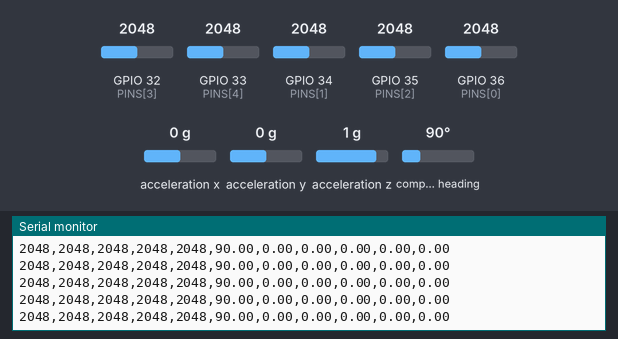
Recording of a sketch running on a simulated ESP32. On the bench: the last lines printed to the serial monitor. The inputs (shaded band) are chosen by the test bench; at power-on: acceleration x 0 g, GPIO 32 (PINS[3]) = 2048, GPIO 33 (PINS[4]) = 2048, GPIO 34 (PINS[1]) = 2048, GPIO 35 (PINS[2]) = 2048, GPIO 36 (PINS[0]) = 2048, acceleration y 0 g, acceleration z 1 g, compass heading 90°. Nothing arrives over Bluetooth unless stated; a phone connects over Bluetooth LE 3 s after start.

Above: at 1.2 s.
1.3 s: acceleration x set to -1.4 g
At 1.67 s:
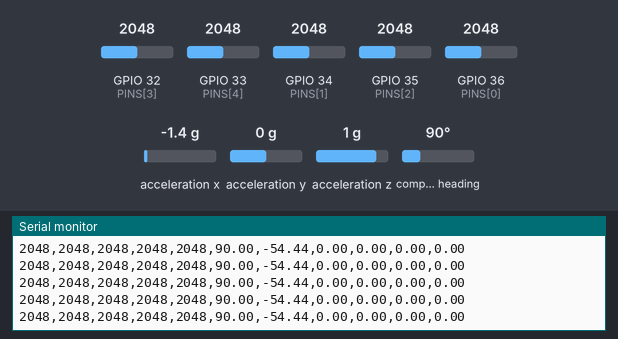
2.8 s: GPIO 32 (PINS[3]) set to 2866
At 2.99 s:
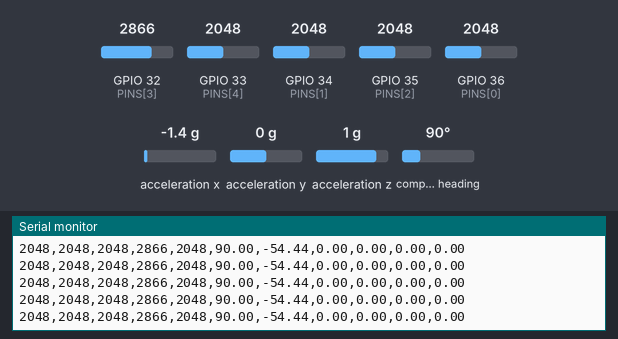
4.3 s: GPIO 33 (PINS[4]) set to 2866
At 4.41 s:
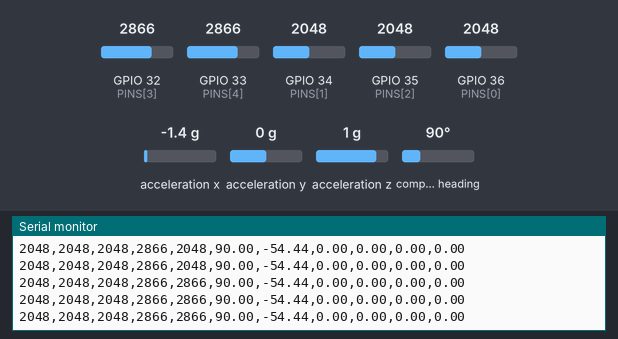
5.8 s: GPIO 34 (PINS[1]) set to 2866
At 5.82 s:
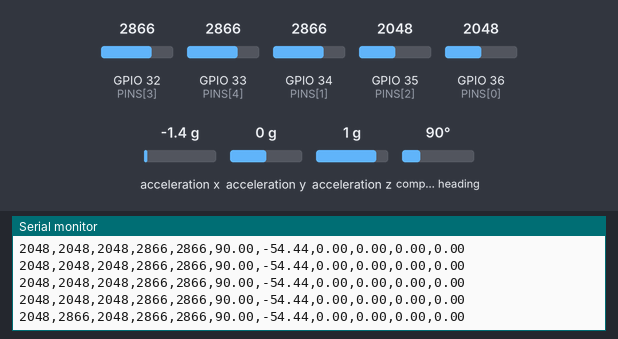
7.3 s: GPIO 35 (PINS[2]) set to 2866
At 7.32 s:
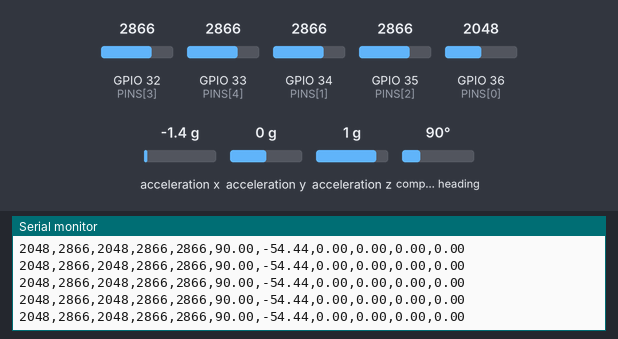
8.8 s: GPIO 36 (PINS[0]) set to 2866
At 8.85 s:
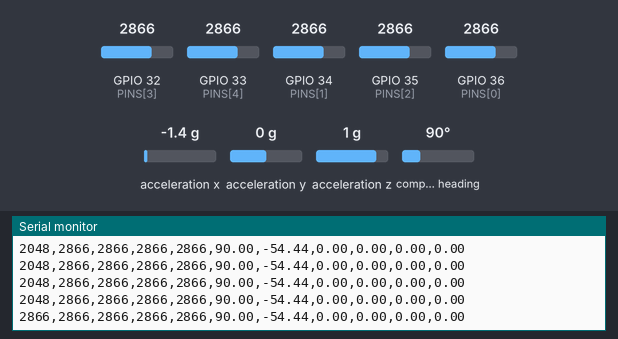

The sketch:

signsuara_glove.ino
```cpp
// SignSuara glove: USB Serial CSV (unchanged, used by record_v2.py / live_v2.py) + BLE.
//
// BLE: device "SignSuara-Glove", one NOTIFY characteristic, one notification per row (25 Hz):
//   seq,thumb,index,middle,ring,pinky,yaw,pitch,roll,ax,ay,az
// = the exact Serial line with a row number (seq) in front and no newline.
// seq counts every row since power-on, so a gap in seq means the app missed rows.
// A row is up to ~85 bytes but the default BLE packet is only 20, so the phone MUST request
// a bigger MTU (>= 100). If it doesn't, rows arrive cut off, and the app must reject them.
//
// Arduino IDE: keep Tools > Core Debug Level = "None", or BLE log lines appear on Serial.

#include <Wire.h>
#include <Adafruit_Sensor.h>
#include <Adafruit_BNO055.h>
#include <BLEDevice.h>
#include <BLEServer.h>
#include <BLE2902.h>

const int PINS[5] = {36, 34, 35, 32, 33}; // thumb, index, middle, ring, pinky
Adafruit_BNO055 bno = Adafruit_BNO055(55, 0x28, &Wire);
unsigned long lastSample = 0;
int zeroCount = 0;

// ---------- BLE (new) ----------
#define SERVICE_UUID  "6b5384d0-483c-4d29-b3e7-4c404e3defce"
#define ROW_CHAR_UUID "2fce7dc7-6ea7-4d15-8e66-280c660ecb8b"
BLECharacteristic *rowChar;
volatile bool bleConnected = false;
unsigned long seq = 0;

class ServerCallbacks : public BLEServerCallbacks {
  void onConnect(BLEServer *server) override { bleConnected = true; }
  void onDisconnect(BLEServer *server) override {
    bleConnected = false;
    BLEDevice::startAdvertising(); // stay visible so the phone can reconnect
  }
};

// Collects printed text in memory, so Serial and BLE send exactly the same characters.
class LineBuffer : public Print {
 public:
  char text[100];
  size_t len = 0;
  size_t write(uint8_t c) override {
    if (len < sizeof(text)) text[len++] = c;
    return 1;
  }
};

void setupBle() {
  BLEDevice::init("SignSuara-Glove");
  BLEDevice::setMTU(185); // allow big packets (the phone must ask for a big MTU too)
  BLEServer *server = BLEDevice::createServer();
  server->setCallbacks(new ServerCallbacks());
  BLEService *service = server->createService(SERVICE_UUID);
  rowChar = service->createCharacteristic(ROW_CHAR_UUID, BLECharacteristic::PROPERTY_NOTIFY);
  rowChar->addDescriptor(new BLE2902()); // lets the phone switch notifications on
  service->start();

  // An advertising packet holds only 31 bytes: the name (17) and the service UUID (18) don't
  // fit together. Name in the main packet so every scanner shows it, UUID in the scan response.
  BLEAdvertisementData advData, scanData;
  advData.setFlags(0x06); // discoverable, BLE only
  advData.setName("SignSuara-Glove");
  scanData.setCompleteServices(BLEUUID(SERVICE_UUID));
  BLEAdvertising *adv = BLEDevice::getAdvertising();
  adv->setAdvertisementData(advData);
  adv->setScanResponseData(scanData);
  BLEDevice::startAdvertising();
}

void setup() {
  Serial.begin(115200);
  setupBle(); // new: first, so the glove is visible even while waiting for the BNO055
  Wire.begin(21, 22);
  while (!bno.begin()) {
    Serial.println("# BNO055 not detected, retrying...");
    delay(1000);
  }
  bno.setExtCrystalUse(true);
  Serial.println("# thumb,index,middle,ring,pinky,yaw,pitch,roll,ax,ay,az");
}

void loop() {
  if (millis() - lastSample < 40) return; // 25 Hz
  lastSample = millis();

  sensors_event_t ori, acc;
  bno.getEvent(&ori, Adafruit_BNO055::VECTOR_EULER);
  bno.getEvent(&acc, Adafruit_BNO055::VECTOR_LINEARACCEL);

  // Auto-restart BNO055 if it freezes (all zeros)
  if (ori.orientation.x == 0 && ori.orientation.y == 0 && ori.orientation.z == 0) {
    if (++zeroCount > 10) {
      Serial.println("# BNO055 lost, restarting...");
      Wire.end(); Wire.begin(21, 22);
      bno.begin(); bno.setExtCrystalUse(true);
      zeroCount = 0;
    }
  } else {
    zeroCount = 0;
  }

  // Same prints as before, but into memory first
  LineBuffer line;
  for (int i = 0; i < 5; i++) {
    line.print(analogRead(PINS[i]));
    line.print(",");
  }
  line.print(ori.orientation.x); line.print(",");
  line.print(ori.orientation.y); line.print(",");
  line.print(ori.orientation.z); line.print(",");
  line.print(acc.acceleration.x); line.print(",");
  line.print(acc.acceleration.y); line.print(",");
  line.print(acc.acceleration.z);

  // USB Serial: byte-for-byte the same output as the old sketch
  Serial.write((const uint8_t *)line.text, line.len);
  Serial.println();

  // BLE: "seq," + the same text
  if (bleConnected) {
    char packet[120];
    int n = snprintf(packet, sizeof(packet), "%lu,%.*s", seq, (int)line.len, line.text);
    rowChar->setValue((uint8_t *)packet, n);
    rowChar->notify();
  }
  seq++;
}
```

Measured:
- after the input at 1.3 s, the serial monitor: prints a new line at once (image 1)
- after the input at 2.8 s, the serial monitor: prints a new line at once (image 2)
- after the input at 4.3 s, the serial monitor: prints a new line at once (image 3)
- after the input at 5.8 s, the serial monitor: prints a new line at once (image 4)
- after the input at 8.8 s, the serial monitor: prints a new line at once (image 6)
